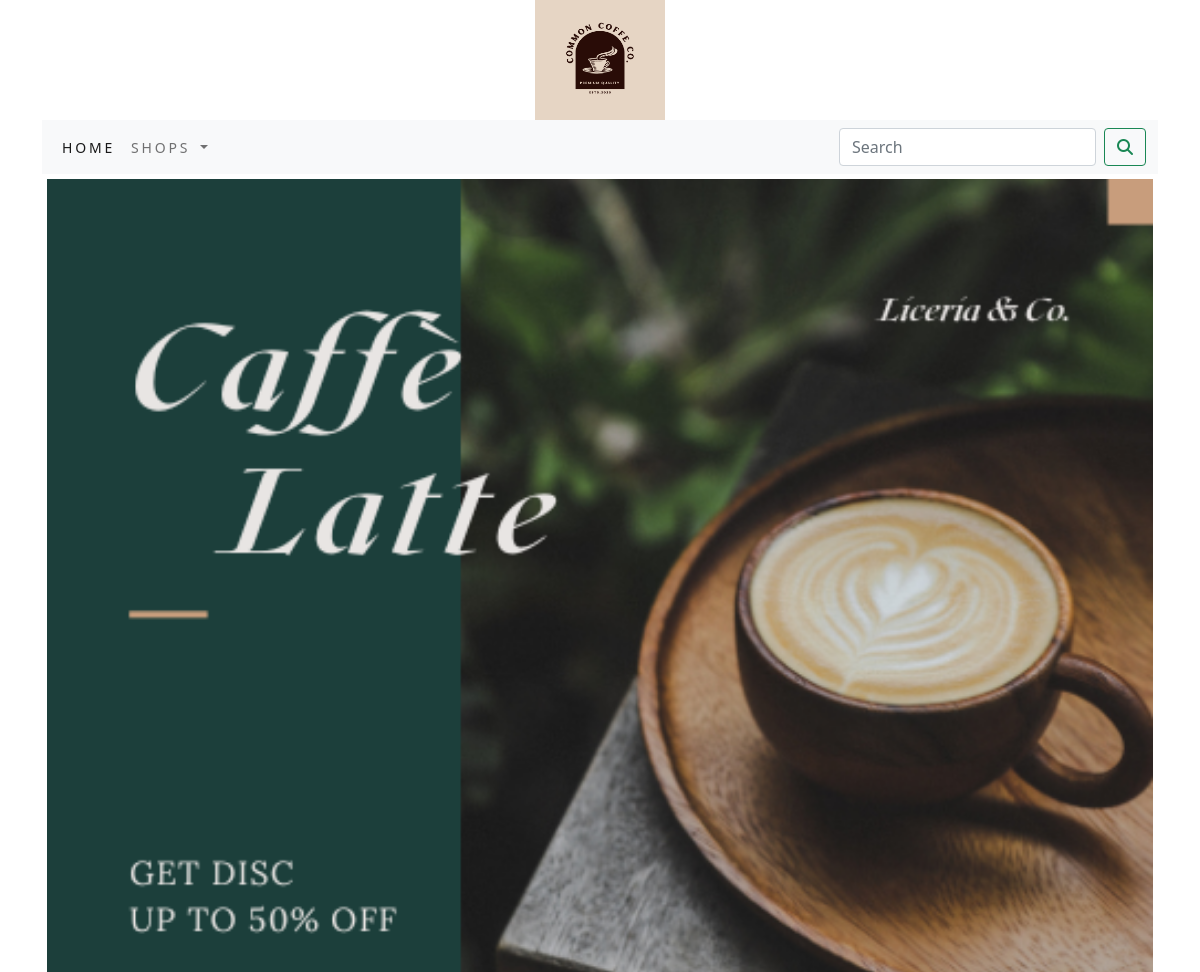
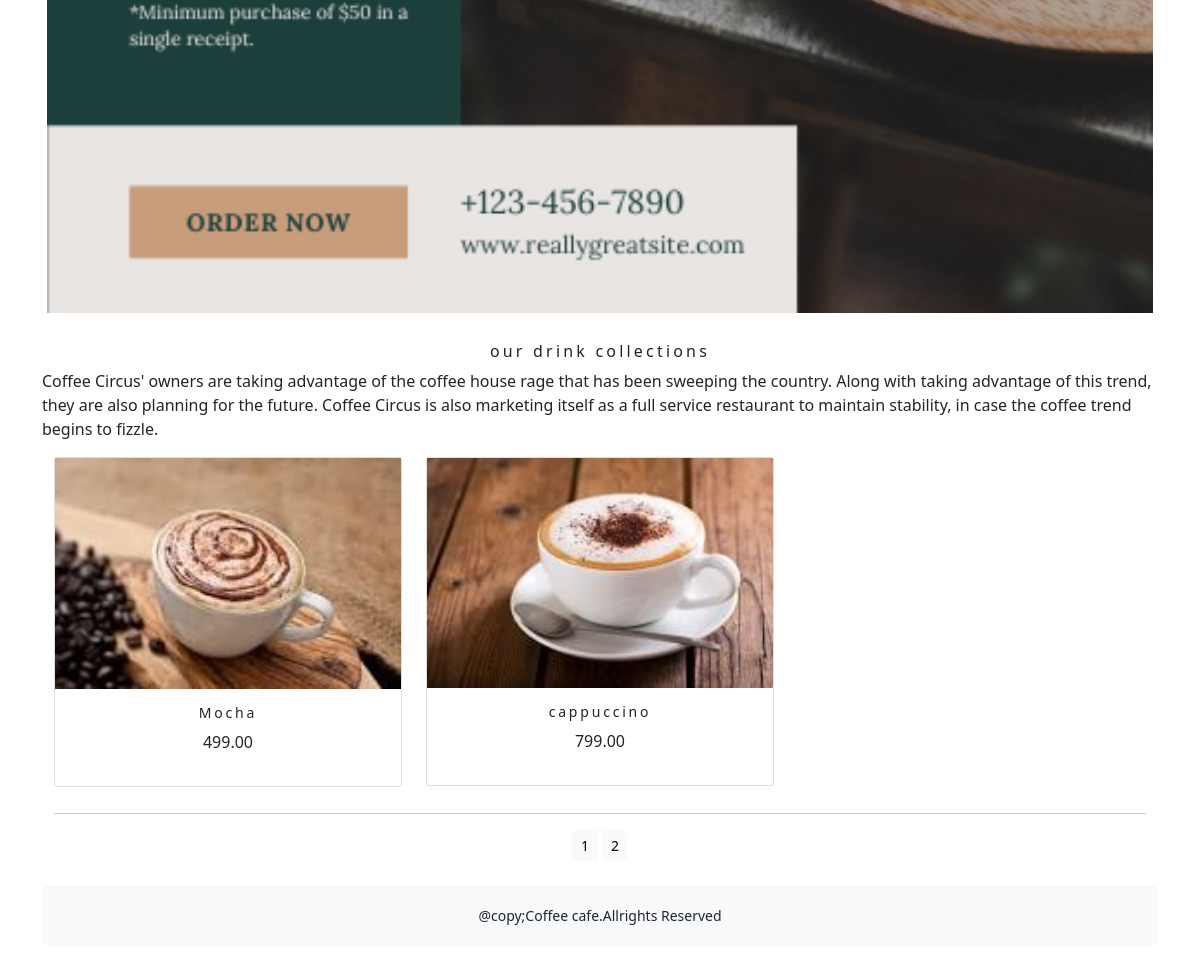
Screenshot of /shops?page=2 with the database file from the repository (2 pictures, top to bottom).
### shops/models.py (models this page shows, shortened)
class Product(models.Model):
    name=models.CharField(max_length=250,unique=True)
    slug=models.SlugField(max_length=250,unique=True)
    description=models.TextField(blank=True)
    price=models.DecimalField(max_digits=10,decimal_places=2)
    category=models.ForeignKey(category,on_delete=models.CASCADE)
    image = models.ImageField(upload_to='product', blank=True)
    stock=models.IntegerField()
    available=models.BooleanField(default=True)
    created=models.DateTimeField(auto_now_add=True)
    updated=models.DateTimeField(auto_now=True)
    def get_url(self):
        return reverse('shops:prodCatdetail',args=[self.category.slug,self.slug])
    class Meta:
        ordering = ('name',)
        verbose_name = 'product'
        verbose_name_plural = 'products'

### shops/views.py (the view)
# urls.py: path('',views.allprodcat,name='allprodcat'),
def allprodcat(request,c_slug=None):
    c_page=None
    products_list=None
    if c_slug!=None:
        c_page=get_object_or_404(category,slug=c_slug)
        products_list=Product.objects.all().filter(category=c_page,available=True)
    else:
        products_list=Product.objects.all().filter(available=True)
    paginator=Paginator(products_list,6)
    try:
        page=int(request.GET.get('page','1'))
    except:
        page=1
    try:
        products=paginator.page(page)
    except (EmptyPage,InvalidPage):
        products=paginator.page(paginator.num_pages)
    return render(request,'category.html',{'category':c_page,'products':products})

### cart/context_processors.py (called while the page is built)
def counter(request):
    item_count=0
    if 'admin' in request.path:
        return {}
    else:
        try:
            cart=Cart.objects.filter(cart_id=_cart_id(request))
            car_items=CartItem.objects.all().filter(cart=cart[:1])
            for cart_item in car_items:
                item_count += cart_item.quantity
        except Cart.DoesNotExist:
               item_count = 0
    return dict(item_count=item_count)

### cart/views.py (called while the page is built)
def _cart_id(request):
    cart=request.session.session_key
    if not cart:
        cart=request.session.create()
    return cart

### shops/contast processors.py (called while the page is built)
def menu_links(request):
    links=category.objects.all()
    return dict(links=links)

### shops/models.py (called while the page is built)
    def get_url(self):
        return reverse('shops:products_by_category',args=[self.slug])

### templates/category.html (shortened to what this page needs)
{% extends 'base.html' %}
{% load static %}
{% block content %}
<div class="mx_auto">
  {% if category %}
  <img class="my_image" src="{{category.image.url}}" alt="{{category.name}}" width="250px;" >
</div>
   <br>
<div>
      <h1 class="text-center my_title"> {{category.name}}</h1>
      <p class="text-justify">{{category.description}}</p>
</div>
    {% else %}
<div>
<img class="my_image my_image_padding" src="{% static 'img/banner.png' %}" alt="our products" width="1500px;" height="900">
</div>
<br>
<div>
  <h1 class="text-center my_title">our drink collections</h1>
  <p class=" text-justify">Coffee Circus' owners are taking advantage of the coffee house rage that has been sweeping the country. Along with taking advantage of this trend, they are also planning for the future. Coffee Circus is also marketing itself as a full service restaurant to maintain stability, in case the coffee trend begins to fizzle.
  </p>
</div>
{% endif %}
<div class="container">
  <div class="row mx_auto">
    {% for product in products.object_list %}
      <div class="my_bottom_margin col-9 col-sm-12 col-md-4  xol-lg-4">
          <div class="card text-center" style="minimum-width:18rem;">
          <a href="{{product.get_url}}"><img class="card-image-top my_image" src="{{product.image.url}}" alt="{{product.name}}"></a>
          <div class="card-body">
             <h4>{{product.name}}</h4>
              <p>{{product.price}}</p>
          </div>
          </div>
      </div>
      {% endfor %}
  </div>
    <div class="mx_auto">
        {% if products.paginator.num_pages > 1 %}
        <hr>
        <div class="text-center">
            {% for pg in products.paginator.page_range %}
            <a href="?page={{pg}}" class="btn btn-light btn-sm {% if products.number == pg %} active {% endif %}"> {{pg}} </a>
            {% endfor %}
        </div>
        {% endif %}
    </div>
    <br>
</div>
{% endblock %}

### static/css/custom.css (style rules this page uses)
body { font-family: 'Roboto', sans-serif; }
.my_image { width:100%; height:auto; }
.my_title { font-size:16px; text_transform:uppercase; letter-spacing:.2em; }
.my_image_padding { padding:5px; }
.my_bottom_margin { margin-bottom:10px; }
.card-body h4 { font-size:14px; text_transform:uppercase; letter-spacing:.2em; }

### rows the page displays
Product: image (picture), name "Mocha", price "499.00"
Product: image (picture), name "cappuccino", price "799.00"

### other values shown
{{ pg }} "1" "2"
